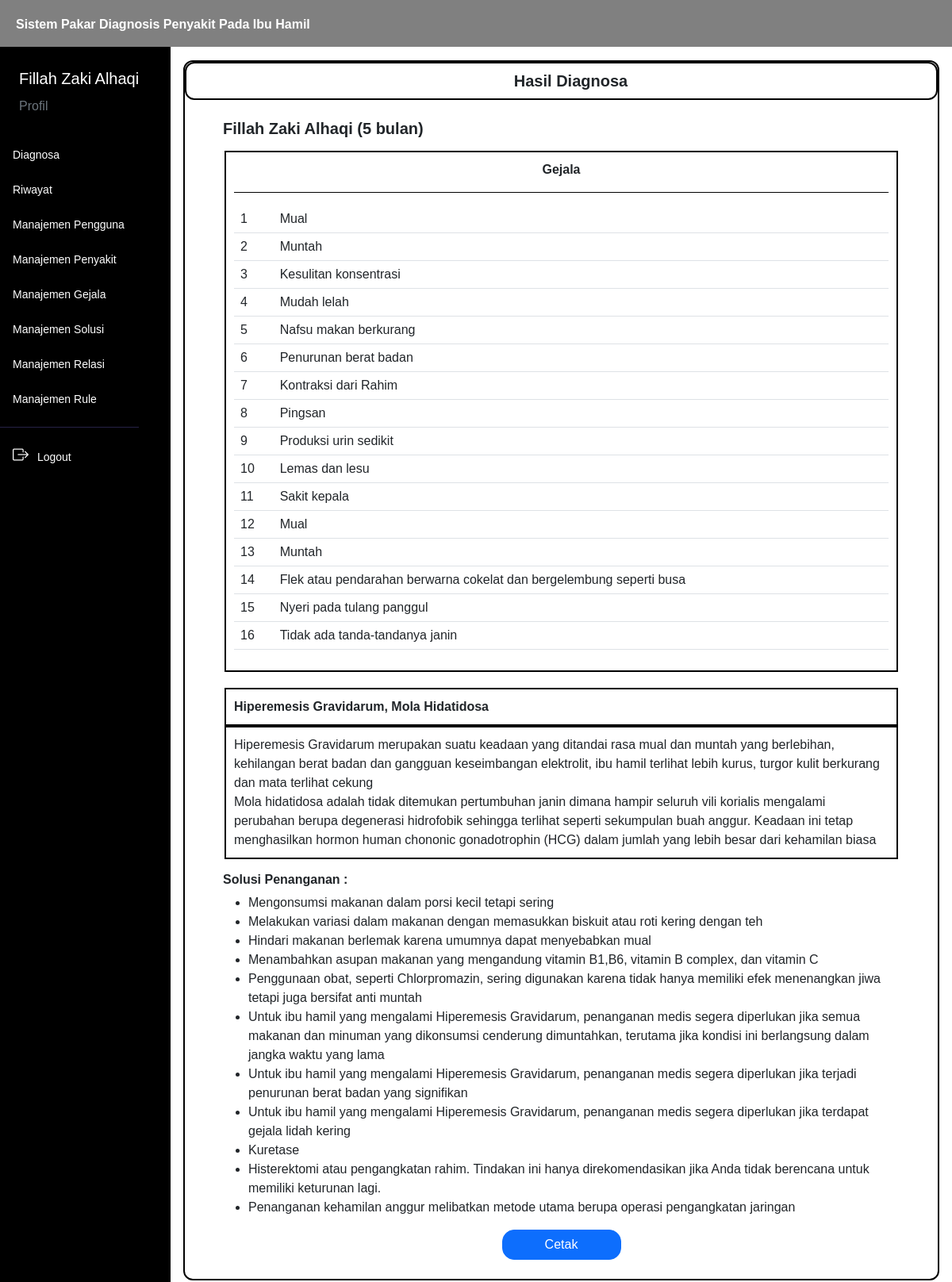
The page /hasil/index.php (signed in) on the database its author committed.
### tables this page shows
CREATE TABLE `user` (
  `iduser` int(11) NOT NULL,
  `username` varchar(50) NOT NULL,
  `password` varchar(100) NOT NULL,
  `nama` varchar(50) NOT NULL,
  `email` varchar(50) NOT NULL,
  `level` varchar(40) NOT NULL
);

CREATE TABLE `hasil` (
  `idhasil` int(11) NOT NULL,
  `iduser` int(11) NOT NULL,
  `tanggal` timestamp NOT NULL DEFAULT current_timestamp(),
  `usia_kandungan` int(30) NOT NULL,
  `preeklampsia` double DEFAULT 0,
  `kehamilan_etopik` double DEFAULT 0,
  `hiperemesis_gravidarum` double DEFAULT 0,
  `mola_hidatidosa` double DEFAULT 0,
  `anemia` double DEFAULT 0
);

CREATE TABLE `relasi_penyakit_gejala` (
  `idrelasi` int(11) NOT NULL,
  `idgejala` int(11) NOT NULL,
  `idpenyakit` int(11) NOT NULL
);

CREATE TABLE `gejala` (
  `idgejala` int(11) NOT NULL,
  `kode_gejala` varchar(45) NOT NULL,
  `nama_gejala` text NOT NULL
);

CREATE TABLE `penyakit` (
  `idpenyakit` int(11) NOT NULL,
  `kode_penyakit` varchar(45) NOT NULL,
  `nama_penyakit` varchar(50) NOT NULL,
  `deskripsi` text NOT NULL
);

CREATE TABLE `solusi` (
  `idsolusi` int(11) NOT NULL,
  `idpenyakit` int(11) NOT NULL,
  `solusi` text NOT NULL
);

### controller/main.php (called while the page is built, shortened)
<?php
$conn = mysqli_connect("localhost", "root", "", "kehamilan");
function query($query)
{
    global $conn;
    $result = mysqli_query($conn, $query);
    $rows = [];
    while ($row = mysqli_fetch_assoc($result)) {
        $rows[] = $row;
    }
    return $rows;
}
function dekripsi($kata)
{
    $string = base64_decode($kata);
    $key = substr($string, 0, 44);
    $enkripsi = substr($string, 44);
    $hasil = openssl_decrypt($enkripsi, 'AES-256-CBC', $key, 0, substr($key, 0, 16));
    return $hasil;
}
function cari_user() {
    $id = dekripsi($_COOKIE['SPKehamilan']);
    $user = query("SELECT * FROM user WHERE iduser = $id")[0];
    return $user;
}
function validasi_admin()
{
    $id = dekripsi($_COOKIE['SPKehamilan']);
    $cek = query("SELECT * FROM user WHERE iduser = $id")[0];
}
?>

### controller/hasil.php (called while the page is built, shortened)
<?php
    require_once 'main.php';
    function hasil($data) {
        $penyakit = query("SELECT * FROM penyakit");
        foreach($penyakit as $pen) {
            $nama[] = strtolower(str_replace(" ", "_", $pen['nama_penyakit']));
            $nama_penyakit[] = $pen['nama_penyakit'];
        }
        foreach($nama as $na) {
            $nilai_hasil[] = $data[$na];
        }
        $posisi = array_keys($nilai_hasil, max($nilai_hasil));
        foreach($posisi as $po) {
            $hasil_penyakit[] = $nama_penyakit[$po];
        }
        return $hasil_penyakit;
    }
?>

### hasil/index.php (the view, shortened to what this page needs)
<?php
    require_once '../controller/hasil.php';
    $iduser = dekripsi($_COOKIE['SPKehamilan']);
    if(isset($_GET['id'])) {
        $idhasil = dekripsi($_GET['id']);
        $data = query("SELECT * FROM hasil WHERE idhasil = $idhasil")[0];
        $hasil = hasil($data);
    } else {
        $data = query("SELECT * FROM hasil WHERE iduser = $iduser AND idhasil = (SELECT MAX(idhasil) FROM hasil WHERE iduser = $iduser)")[0];
        $hasil = hasil($data);
    }
    if(count($hasil) > 1) {
        $nama_penyakit = implode(", ", $hasil);
    } else {
        $nama_penyakit = $hasil[0];
    }
?>
<html lang="en">
<head>
    <link href="https://cdn.jsdelivr.net/npm/bootstrap@5.3.0/dist/css/bootstrap.min.css" rel="stylesheet"
>
    <link rel="stylesheet" href="https://cdn.jsdelivr.net/npm/bootstrap-icons@1.10.5/font/bootstrap-icons.css">
    <link rel="stylesheet" href="../style.css">
</head>
<body>
    <div class="content">
        <?php
        require_once('../navbar/navbar.php');
        ?>
        <div class="main-container m-0">
            <div class="d-flex">
                <?php
                if(isset($_COOKIE['SPKehamilan'])) {
                    if ($user['level'] === "User") {
                        require_once('../navbar/sidebar_user.php');
                    } elseif ($user['level'] === "Admin") {
                        require_once('../navbar/sidebar.php');
                    }
                }
                ?>
                <div class="contents px-3 py-3">
                    <div class="box">
                        <div class="box1">
                            <h5 class="text-dark text-center mb-0 ms-4 fw-bold">
                                Hasil Diagnosa
                            </h5>
                        </div>
                        <h5 class="fw-bold mt-4 ms-5"><?= $user['nama']; ?> (<?= $data['usia_kandungan']; ?> bulan)</h5>
                        <div class="box2 mt-3 text-center">
                            <label for="" class="fw-bold">Gejala</label>
                            <hr style="color: black; opacity: 1;">
                            <table class="table">
                                <tbody>
                                    <?php
                                        $i = 1;
                                        foreach($hasil as $h) :
                                            $data_penyakit = query("SELECT * FROM penyakit WHERE nama_penyakit = '$h'")[0];
                                            $idpenyakit = $data_penyakit['idpenyakit'];
                                            $data_relasi = query("SELECT * FROM relasi_penyakit_gejala WHERE idpenyakit = $idpenyakit");
                                            foreach($data_relasi as $dr) :
                                                $idgejala = $dr['idgejala'];
                                                $data_gejala = query("SELECT * FROM gejala WHERE idgejala = $idgejala")[0];
                                    ?>
                                                <tr>
                                                    <td scope="row"><?= $i; ?></td>
                                                    <td><?= $data_gejala['nama_gejala']; ?></td>
                                                </tr>
                                    <?php
                                            $i++;
                                            endforeach;
                                        endforeach;
                                    ?>
                                </tbody>
                            </table>
                        </div>
                        <div class="box2 my-0">
                            <label class="fw-bold"><?= $nama_penyakit; ?></label>
                        </div>
                        <div class="box2 my-0">
                            <?php
                                foreach($hasil as $hs) :
                                    $dapen = query("SELECT * FROM penyakit WHERE nama_penyakit = '$hs'")[0];
                            ?>
                                <label class="fw-medium"><?= $dapen['deskripsi']; ?></label>
                            <?php endforeach; ?>
                        </div>
                        <div class="mx-5 mt-3 mb-3">
                            <h6 class="fw-bold">Solusi Penanganan :</h6>
                            <ul>
                                <?php
                                    foreach($hasil as $hs) :
                                        $dapen = query("SELECT * FROM penyakit WHERE nama_penyakit = '$hs'")[0];
                                        $idpenyakit = $dapen['idpenyakit'];
                                        $data_solusi = query("SELECT * FROM solusi WHERE idpenyakit = $idpenyakit");
                                        foreach($data_solusi as $dasol) :
                                ?>
                                            <li><?= $dasol['solusi']; ?></li>
                                <?php
                                        endforeach;
                                    endforeach;
                                ?>
                            </ul>
                        </div>
                        <div class="text-center mb-4">
                            <button type="button" class="btn btn-primary"
                                style="border-radius: 15px; width: 150px;">Cetak</button>
                        </div>
                    </div>
                </div>
            </div>
        </div>
    </div>
</body>
</html>

### navbar/sidebar.php
<?php
validasi_admin();
?>
<div class="sidebar" id="side_nav">
    <div class="content-side">
        <div class="profil pt-4">
            <span class="text-white ms-4 fs-5">
                <?= $user['nama']; ?>
            </span>
            <div class="ms-4 mt-2">
                <a class="text-decoration-none text-secondary" href="../menu/profil.php">Profil</a>
            </div>
        </div>
        <div class="">
            <ul class="list-unstyled pt-4 fw-medium">
                <li class="">
                    <a href="../diagnosa" class="text-decoration-none d-block">
                        <span>Diagnosa</span>
                    </a>
                </li>
                <li class="">
                    <a href="../menu/riwayat.php" class="text-decoration-none d-block">
                        <span>Riwayat</span>
                    </a>
                </li>
                <li class="">
                    <a href="../menu/manaj_pengguna.php" class="text-decoration-none d-block">
                        <span>Manajemen Pengguna</span>
                    </a>
                </li>
                <li class="">
                    <a href="../menu/manaj_penyakit.php" class="text-decoration-none d-block">
                        <span>Manajemen Penyakit</span>
                    </a>
                </li>
                <li class="">
                    <a href="../menu/manaj_gejala.php" class="text-decoration-none d-block">
                        <span>Manajemen Gejala</span>
                    </a>
                </li>
                <li class="">
                    <a href="../menu/manaj_solusi.php" class="text-decoration-none d-block">
                        <span>Manajemen Solusi</span>
                    </a>
                </li>
                <li class="">
                    <a href="../menu/manaj_relasi.php" class="text-decoration-none d-block">
                        <span>Manajemen Relasi</span>
                    </a>
                </li>
                <li class="">
                    <a href="../menu/manaj_rule.php" class="text-decoration-none d-block">
                        <span>Manajemen Rule</span>
                    </a>
                </li>
            </ul>
        </div>
        <hr class="hr-color">
        <ul class="list-unstyled fw-medium pb-5">
            <li>
                <a href="../logout.php" class="text-decoration-none d-block">
                    <i class="bi bi-box-arrow-right fs-5"></i>
                    <span>Logout</span>
                </a>
            </li>
        </ul>
    </div>
</div>

### style.css (style rules this page uses)
* { font-family: "Chakra Petch", sans-serif; }
body { background: white; margin: 0; padding: 0; border: 0; }
.content { min-height: 100vh; width: 100%; }
.sidebar { background: black; min-width: 215px; max-width: 215px; transition: all ease-in 0.3s; min-height: 100vh; }
hr.hr-color { color: #272247; opacity: 1; }
.sidebar ul { padding: 0 11px; }
.sidebar li { margin: 7px 0; }
.sidebar li a { color: white; padding: 8px 5px; font-size: 14px; margin-left: 0; }
.sidebar li i { margin-right: 7px; }
.content-side { position: fixed; margin-top: 60px; }
.contents { width: 100%; margin-top: 60px; }
.box { border: black solid 2px; border-radius: 12px; height: 100%; }
.box1 { border: black solid 2px; border-radius: 12px; padding: 10px; }
.box2 { border: black solid 2px; padding: 10px; margin: 20px 50px; }

### rows shown on the page
user: nama "Fillah Zaki Alhaqi"
hasil: usia_kandungan "5"
relasi_penyakit_gejala: idgejala.nama_gejala "Mual"
relasi_penyakit_gejala: idgejala.nama_gejala "Muntah"
relasi_penyakit_gejala: idgejala.nama_gejala "Kesulitan konsentrasi"
relasi_penyakit_gejala: idgejala.nama_gejala "Mudah lelah"
relasi_penyakit_gejala: idgejala.nama_gejala "Nafsu makan berkurang"
relasi_penyakit_gejala: idgejala.nama_gejala "Penurunan berat badan"
relasi_penyakit_gejala: idgejala.nama_gejala "Kontraksi dari Rahim"
relasi_penyakit_gejala: idgejala.nama_gejala "Pingsan"
relasi_penyakit_gejala: idgejala.nama_gejala "Produksi urin sedikit"
relasi_penyakit_gejala: idgejala.nama_gejala "Lemas dan lesu"
relasi_penyakit_gejala: idgejala.nama_gejala "Sakit kepala"
relasi_penyakit_gejala: idgejala.nama_gejala "Mual"
relasi_penyakit_gejala: idgejala.nama_gejala "Muntah"
relasi_penyakit_gejala: idgejala.nama_gejala "Flek atau pendarahan berwarna cokelat dan bergelembung seperti busa"
relasi_penyakit_gejala: idgejala.nama_gejala "Nyeri pada tulang panggul"
relasi_penyakit_gejala: idgejala.nama_gejala "Tidak ada tanda-tandanya janin"
penyakit: deskripsi "Hiperemesis Gravidarum merupakan suatu keadaan yang ditandai rasa mual dan muntah yang berlebihan, kehilangan berat badan dan gangguan keseimbangan elektrolit, ibu hamil terlihat lebih kurus, turgor kulit berkurang dan mata terlihat cekung"
penyakit: deskripsi "Mola hidatidosa adalah tidak ditemukan pertumbuhan janin dimana hampir seluruh vili korialis mengalami perubahan berupa degenerasi hidrofobik sehingga terlihat seperti sekumpulan buah anggur. Keadaan ini tetap menghasilkan hormon human chononic gonadotrophin (HCG) dalam jumlah yang lebih besar dari kehamilan biasa"
solusi: solusi "Mengonsumsi makanan dalam porsi kecil tetapi sering"
solusi: solusi "Melakukan variasi dalam makanan dengan memasukkan biskuit atau roti kering dengan teh"
solusi: solusi "Hindari makanan berlemak karena umumnya dapat menyebabkan mual"
solusi: solusi "Menambahkan asupan makanan yang mengandung vitamin B1,B6, vitamin B complex, dan vitamin C"
solusi: solusi "Penggunaan obat, seperti Chlorpromazin, sering digunakan karena tidak hanya memiliki efek menenangkan jiwa tetapi juga bersifat anti muntah"
solusi: solusi "Untuk ibu hamil yang mengalami Hiperemesis Gravidarum, penanganan medis segera diperlukan jika semua makanan dan minuman yang dikonsumsi cenderung dimuntahkan, terutama jika kondisi ini berlangsung dalam jangka waktu yang lama"
solusi: solusi "Untuk ibu hamil yang mengalami Hiperemesis Gravidarum, penanganan medis segera diperlukan jika terjadi penurunan berat badan yang signifikan"
solusi: solusi "Untuk ibu hamil yang mengalami Hiperemesis Gravidarum, penanganan medis segera diperlukan jika terdapat gejala lidah kering"
solusi: solusi "Kuretase"
solusi: solusi "Histerektomi atau pengangkatan rahim. Tindakan ini hanya direkomendasikan jika Anda tidak berencana untuk memiliki keturunan lagi."
solusi: solusi "Penanganan kehamilan anggur melibatkan metode utama berupa operasi pengangkatan jaringan"

### other values the page prints
$nama_penyakit "Hiperemesis Gravidarum, Mola Hidatidosa"
